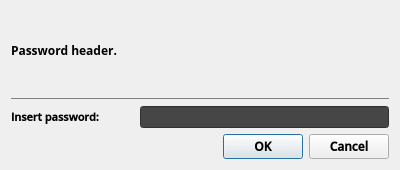
<?xml version="1.0" encoding="UTF-8"?>
<ui version="4.0">
 <class>PasswordDialog</class>
 <widget class="QDialog" name="PasswordDialog">
  <property name="geometry">
   <rect>
    <x>0</x>
    <y>0</y>
    <width>400</width>
    <height>170</height>
   </rect>
  </property>
  <property name="minimumSize">
   <size>
    <width>400</width>
    <height>170</height>
   </size>
  </property>
  <property name="maximumSize">
   <size>
    <width>400</width>
    <height>170</height>
   </size>
  </property>
  <property name="focusPolicy">
   <enum>Qt::NoFocus</enum>
  </property>
  <property name="windowTitle">
   <string>Form</string>
  </property>
  <layout class="QVBoxLayout" name="verticalLayout">
   <item>
    <widget class="QLabel" name="lb_header">
     <property name="font">
      <font>
       <family>Open Sans</family>
       <pointsize>9</pointsize>
       <weight>50</weight>
       <bold>false</bold>
      </font>
     </property>
     <property name="text">
      <string>&lt;html&gt;&lt;head/&gt;&lt;body&gt;&lt;p&gt;&lt;span style=&quot; font-weight:600;&quot;&gt;Password header.&lt;/span&gt;&lt;/p&gt;&lt;/body&gt;&lt;/html&gt;</string>
     </property>
     <property name="textFormat">
      <enum>Qt::AutoText</enum>
     </property>
     <property name="scaledContents">
      <bool>false</bool>
     </property>
     <property name="alignment">
      <set>Qt::AlignLeading|Qt::AlignLeft|Qt::AlignVCenter</set>
     </property>
     <property name="wordWrap">
      <bool>true</bool>
     </property>
    </widget>
   </item>
   <item>
    <widget class="Line" name="line_2">
     <property name="palette">
      <palette>
       <active>
        <colorrole role="WindowText">
         <brush brushstyle="SolidPattern">
          <color alpha="255">
           <red>128</red>
           <green>128</green>
           <blue>128</blue>
          </color>
         </brush>
        </colorrole>
        <colorrole role="Text">
         <brush brushstyle="SolidPattern">
          <color alpha="255">
           <red>128</red>
           <green>128</green>
           <blue>128</blue>
          </color>
         </brush>
        </colorrole>
        <colorrole role="ButtonText">
         <brush brushstyle="SolidPattern">
          <color alpha="255">
           <red>128</red>
           <green>128</green>
           <blue>128</blue>
          </color>
         </brush>
        </colorrole>
        <colorrole role="PlaceholderText">
         <brush brushstyle="NoBrush">
          <color alpha="128">
           <red>128</red>
           <green>128</green>
           <blue>128</blue>
          </color>
         </brush>
        </colorrole>
       </active>
       <inactive>
        <colorrole role="WindowText">
         <brush brushstyle="SolidPattern">
          <color alpha="255">
           <red>128</red>
           <green>128</green>
           <blue>128</blue>
          </color>
         </brush>
        </colorrole>
        <colorrole role="Text">
         <brush brushstyle="SolidPattern">
          <color alpha="255">
           <red>128</red>
           <green>128</green>
           <blue>128</blue>
          </color>
         </brush>
        </colorrole>
        <colorrole role="ButtonText">
         <brush brushstyle="SolidPattern">
          <color alpha="255">
           <red>128</red>
           <green>128</green>
           <blue>128</blue>
          </color>
         </brush>
        </colorrole>
        <colorrole role="PlaceholderText">
         <brush brushstyle="NoBrush">
          <color alpha="128">
           <red>128</red>
           <green>128</green>
           <blue>128</blue>
          </color>
         </brush>
        </colorrole>
       </inactive>
       <disabled>
        <colorrole role="WindowText">
         <brush brushstyle="SolidPattern">
          <color alpha="255">
           <red>128</red>
           <green>128</green>
           <blue>128</blue>
          </color>
         </brush>
        </colorrole>
        <colorrole role="Text">
         <brush brushstyle="SolidPattern">
          <color alpha="255">
           <red>128</red>
           <green>128</green>
           <blue>128</blue>
          </color>
         </brush>
        </colorrole>
        <colorrole role="ButtonText">
         <brush brushstyle="SolidPattern">
          <color alpha="255">
           <red>128</red>
           <green>128</green>
           <blue>128</blue>
          </color>
         </brush>
        </colorrole>
        <colorrole role="PlaceholderText">
         <brush brushstyle="NoBrush">
          <color alpha="128">
           <red>128</red>
           <green>128</green>
           <blue>128</blue>
          </color>
         </brush>
        </colorrole>
       </disabled>
      </palette>
     </property>
     <property name="styleSheet">
      <string notr="true">color: gray;</string>
     </property>
     <property name="frameShadow">
      <enum>QFrame::Plain</enum>
     </property>
     <property name="lineWidth">
      <number>1</number>
     </property>
     <property name="orientation">
      <enum>Qt::Horizontal</enum>
     </property>
    </widget>
   </item>
   <item>
    <layout class="QHBoxLayout" name="horizontalLayout">
     <property name="spacing">
      <number>40</number>
     </property>
     <item>
      <widget class="QLabel" name="label_2">
       <property name="font">
        <font>
         <family>Open Sans Semibold</family>
         <pointsize>8</pointsize>
         <weight>75</weight>
         <bold>true</bold>
        </font>
       </property>
       <property name="text">
        <string>&lt;html&gt;&lt;head/&gt;&lt;body&gt;&lt;p&gt;Insert password:&lt;/p&gt;&lt;/body&gt;&lt;/html&gt;</string>
       </property>
       <property name="textFormat">
        <enum>Qt::AutoText</enum>
       </property>
       <property name="scaledContents">
        <bool>false</bool>
       </property>
       <property name="alignment">
        <set>Qt::AlignLeading|Qt::AlignLeft|Qt::AlignVCenter</set>
       </property>
       <property name="wordWrap">
        <bool>false</bool>
       </property>
      </widget>
     </item>
     <item>
      <widget class="QLineEdit" name="pass_line">
       <property name="styleSheet">
        <string notr="true">background-color: rgb(70, 70, 70);</string>
       </property>
       <property name="echoMode">
        <enum>QLineEdit::Password</enum>
       </property>
       <property name="clearButtonEnabled">
        <bool>true</bool>
       </property>
      </widget>
     </item>
    </layout>
   </item>
   <item>
    <widget class="QDialogButtonBox" name="push_pass">
     <property name="font">
      <font>
       <family>Open Sans Semibold</family>
       <weight>75</weight>
       <bold>true</bold>
      </font>
     </property>
     <property name="cursor">
      <cursorShape>PointingHandCursor</cursorShape>
     </property>
     <property name="standardButtons">
      <set>QDialogButtonBox::Cancel|QDialogButtonBox::Ok</set>
     </property>
    </widget>
   </item>
  </layout>
 </widget>
 <resources/>
 <connections/>
</ui>
